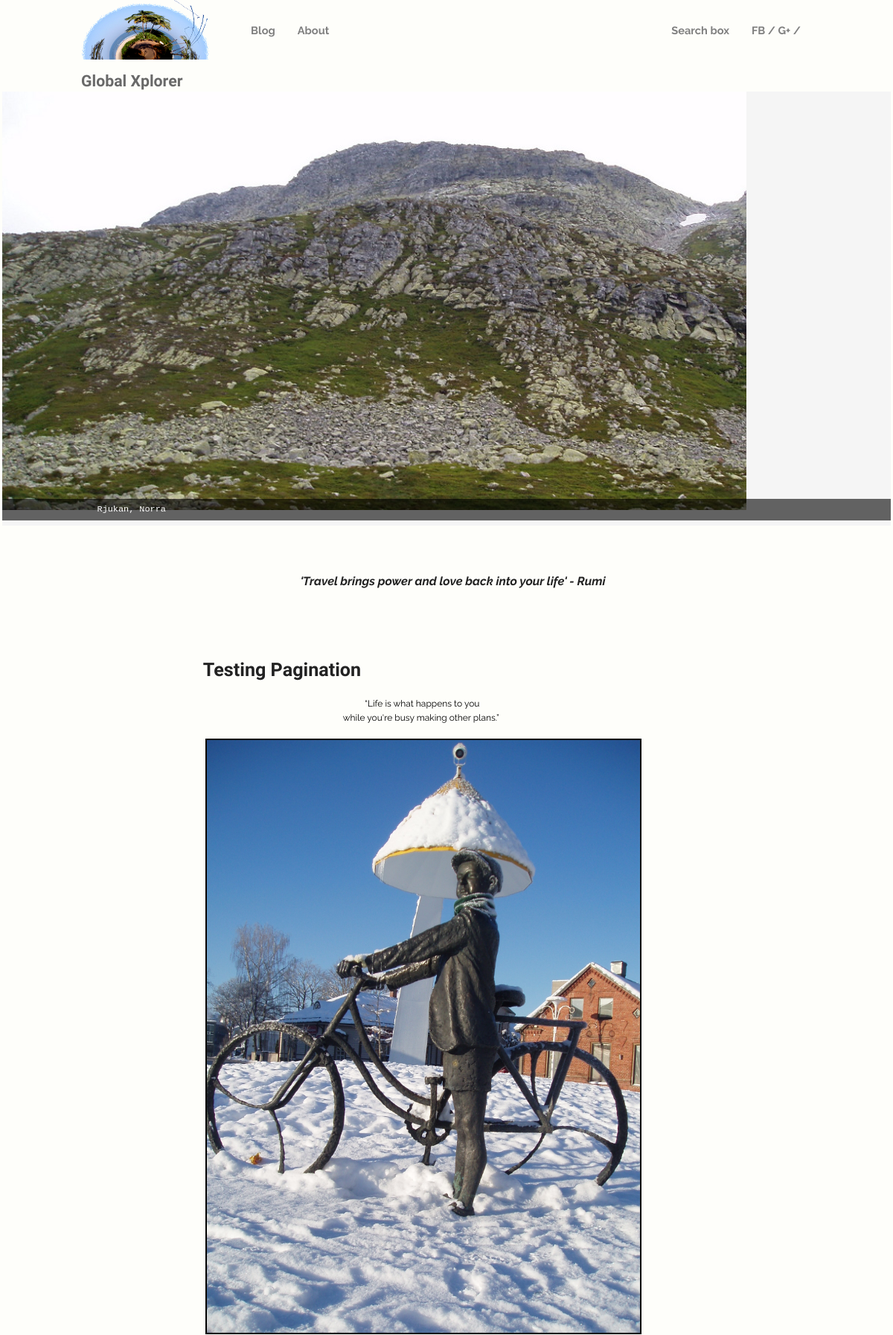
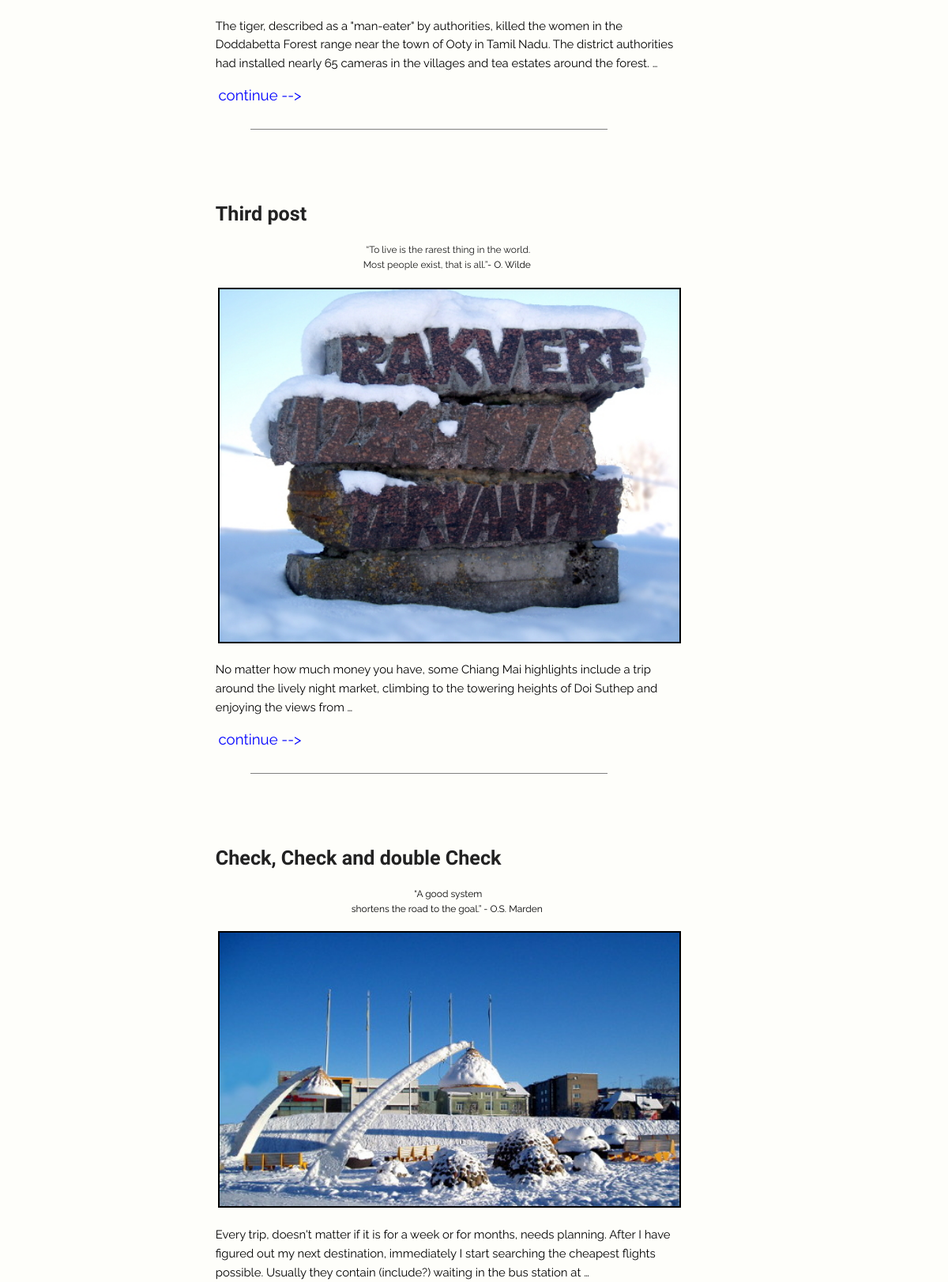
The page / (upper part) on the database its author committed (2 pictures, top to bottom).
### app/models.py (models this page shows, shortened)
class BlogPost(models.Model):
    title = models.CharField(max_length=250, unique=True)
    body = RichTextField()
    pub_date = models.DateTimeField(db_index=True, auto_now_add=True)
    slug = models.SlugField(max_length=150, unique=True)
    keywords = models.CharField(max_length=300)
    published = models.BooleanField()
    homepage = models.BooleanField()
    tags = TaggableManager()
    class Meta:
        ordering = ('-pub_date',)

### app/views.py (the view)
# urls.py: url(r'^$', 'app.views.index', name='index'),
def index(request):
    homepage = BlogPost.objects.all().filter(homepage=True)
    posts = BlogPost.objects.all().filter(published=True)
    paginator = Paginator(posts, 3)
    page = request.GET.get('page')
    try:
        posts = paginator.page(page)
    except PageNotAnInteger:
        posts = paginator.page(1)
    except EmptyPage:
        posts = paginator.page(paginator.num_pages)
    return render_to_response('app/index.html', {'posts': posts, 'homepage': homepage, },
                              context_instance=RequestContext(request))

### app/templates/app/index.html (shortened to what this page needs)
{% extends "app/base.html" %}
{% load taggit_extras %}
{% block content %}
{% autoescape off %}
        <div class="large-9 columns large-offset-1 blogpanel left">
        {% for post in posts %}
            <h3>{{  post.title  }}</h3>
        <p> {{ post.body|truncatewords:70}}</p>
       <div><a class="continuexs" href="/post/{{ post.slug }}">continue --></a></div>
             <hr>
    {% endfor %}
 </div>
{% endautoescape %}
{% endblock %}

### app/templates/app/base.html (shortened to what this page needs)
<!DOCTYPE html>
<html lang="en">
    <head>
   <link href="{{ STATIC_URL }}css/foundation.css" rel="stylesheet">
   <link href="{{ STATIC_URL }}css/normalize.css" rel="stylesheet">
</head>
<body>
<div class="contain-to-grid sticky">
  <nav class="top-bar">
    <ul class="title-area">
        <div class="logo"><a href="/"><img src="{{ STATIC_URL }}images/logoN.png" alt="Logo Global eXplorer"></a></div>
      <li class="name">
        <h1>
          <a href="/">
              Global
               Xplorer
          </a>
        </h1>
      </li>
    </ul>
    <section class="top-bar-section">
      <ul class="left">
        <li><a href="/">Blog</a></li>
        <li><a href="/about">About</a></li>
          </ul>
        <ul class="right">
        <li><a href="">Search box</a></li>
        <li><a href="">FB / G+ / </a></li>
          </ul>
    </section>
  </nav>
    </div>
            <div class="slidepanel">
                <div class="orbit-container">
                <ul data-orbit
                data-options="animation: fade;
                        timer_speed: 7000;
                        pause_on_hover:true;
                        animation_speed:1300;
                        navigation_arrows:false;
                        bullets:false;">
                <li>
                <img src="../../../static/images/Norra 069.jpg" alt="slide 1" />
             <div class="orbit-caption">
            <pre style="line-height: 0.75em;">
                Rjukan, Norra</pre>
            </div>
                </li>
                </ul>
                </div>
                </div>
                <div class="row">
                    <div class="large-7 columns large-offset-3 qoute ">'Travel brings power and love back into your life' - Rumi
               </div>
                     </div>
    <div class="row">
        <div class="large-12 columns">
            <div class="large-2 columns right">
{% load taggit_extras %}
               {% get_taglist as tags %}
<div class="blogpanel">
</div>
            </div>
     {% block content %}
      {% endblock %}
      </div>
    </div>
   </body>
</html>

### rows shown on the page
BlogPost: title "Testing Pagination", body "“Life is what happens to you while you're busy making other plans.” The tiger, described as a \"man-eater\" by authorities, killed the women in the Doddabetta Forest range near the town of Ooty in Tamil Nadu. The district authorities had installed nearly 65 cameras in the villages and tea estates around the forest. …", body (picture)
BlogPost: title "Third post", body "“To live is the rarest thing in the world. Most people exist, that is all.” - O. Wilde No matter how much money you have, some Chiang Mai highlights include a trip around the lively night market, climbing to the towering heights of Doi Suthep and enjoying the views from …", body (picture)
BlogPost: title "Check, Check and double Check", body "“A good system shortens the road to the goal.” - O.S. Marden Every trip, doesn't matter if it is for a week or for months, needs planning. After I have figured out my next destination, immediately I start searching the cheapest flights possible. Usually they contain (include?) waiting in the bus station at …", body (picture)
